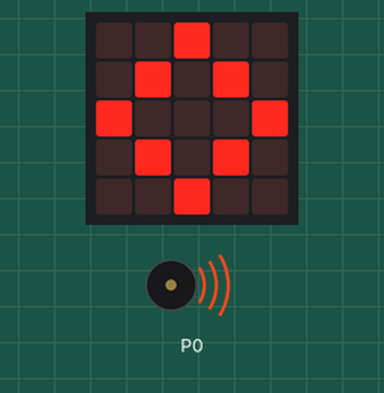
Recording of a program running on a simulated BBC micro:bit (MakeCode). On the bench: the board's 5×5 LED display, buzzer (waves = sounding). At 6.1 s the program stops and its outputs stay as they are.

Above: at 0.1 s.
At 1.7 s:
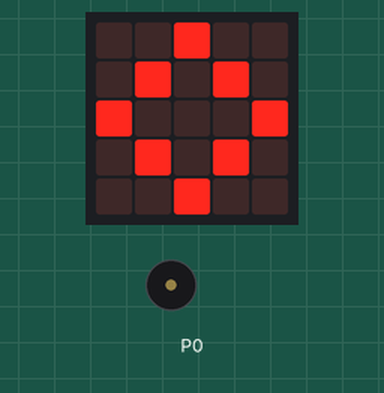
At 3.2 s:
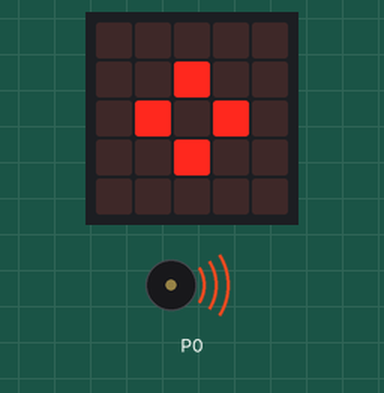
At 4.2 s:
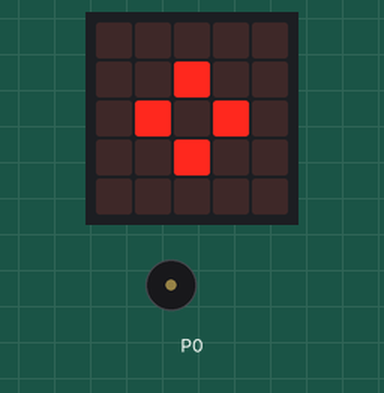
Timing chart, 0 to 7.5 s (numbered marks = the images above):
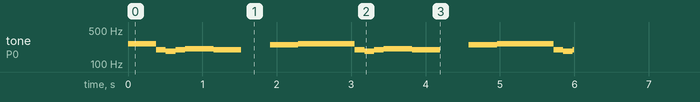

The program:

main.ts
```typescript
music.startMelody(music.builtInMelody(Melodies.Punchline), MelodyOptions.ForeverInBackground)
basic.showLeds(`
    . . # . .
    . # . # .
    # . . . #
    . # . # .
    . . # . .
    `)
basic.showLeds(`
    . . . . .
    . . # . .
    . # . # .
    . . # . .
    . . . . .
    `)
basic.showLeds(`
    . . # . .
    . # . # .
    # . . . #
    . # . # .
    . . # . .
    `)
basic.showLeds(`
    . . . . .
    . . # . .
    . # . # .
    . . # . .
    . . . . .
    `)
basic.showLeds(`
    . . # . .
    . # . # .
    # . . . #
    . # . # .
    . . # . .
    `)
basic.showLeds(`
    . . . . .
    . . # . .
    . # . # .
    . . # . .
    . . . . .
    `)
basic.showLeds(`
    . . # . .
    . # . # .
    # . . . #
    . # . # .
    . . # . .
    `)
basic.showLeds(`
    . . . . .
    . . # . .
    . # . # .
    . . # . .
    . . . . .
    `)
basic.showLeds(`
    . . . . .
    . . # . .
    . # . # .
    . . # . .
    . . . . .
    `)
basic.showLeds(`
    . . . . .
    . . # . .
    . # . # .
    . . # . .
    . . . . .
    `)
basic.showLeds(`
    . . . . .
    . . # . .
    . # . # .
    . . # . .
    . . . . .
    `)
basic.showLeds(`
    . . . . .
    . . # . .
    . # . # .
    . . # . .
    . . . . .
    `)
basic.showLeds(`
    . . . . .
    . . . . .
    . . . . .
    . . . . .
    . . . . .
    `)
basic.showLeds(`
    . . . . .
    . . . . .
    . . . . .
    . . . . .
    . . . . .
    `)
basic.showLeds(`
    . . . . .
    . . . . .
    . . . . .
    . . . . .
    . . . . .
    `)
music.stopAllSounds()
```

test.ts
```typescript
// Hier kann man Tests durchführen; diese Datei wird nicht kompiliert, wenn dieses Paket als Erweiterung verwendet wird.
```

Measured:
- by itself, tone on P0: plays 262 Hz for 0.38 s, 196 Hz for 0.13 s, 185 Hz for 0.13 s, 196 Hz for 0.13 s, 208 Hz for 0.38 s, 196 Hz for 0.38 s … (18 notes in this stretch)
- what the display in image 1 shows lasts 0.4 s, from 1.6 s to 2.0 s
